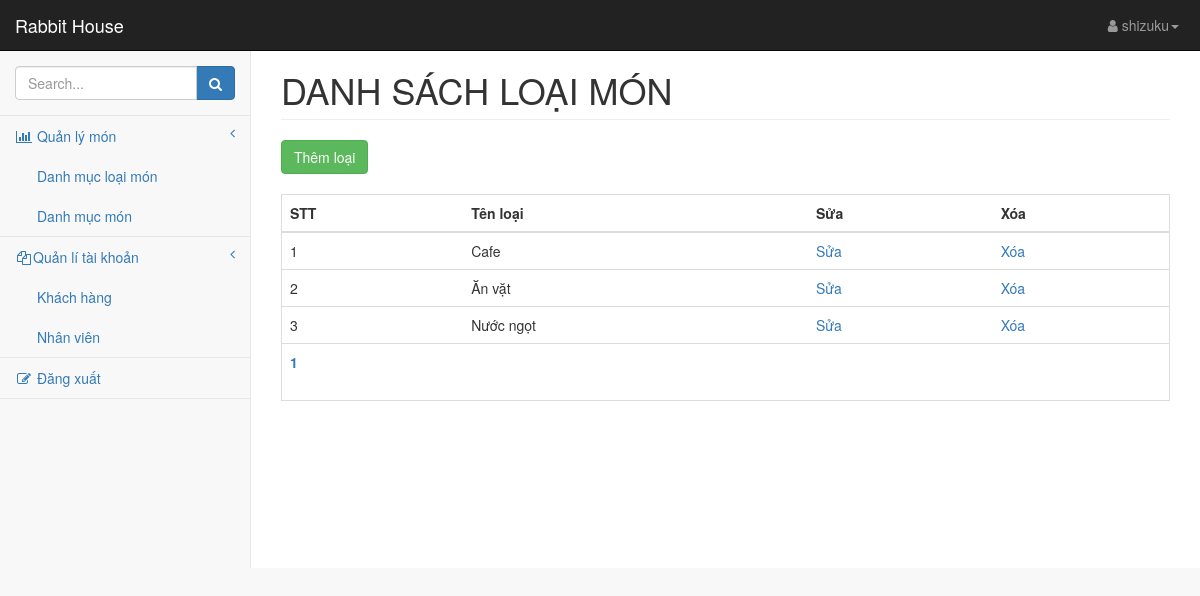
Page /Admin/list_loai.php (signed in) on the committed database.
### tables this page shows
CREATE TABLE `tblloai` (
  `idLoai` int(11) NOT NULL,
  `tenLoai` text NOT NULL
);

### Admin/list_loai.php (the view, shortened to what this page needs)
<?php
	if(isset($_SESSION["username"]))
		$username	=	$_SESSION["username"];
	else
		header("location:login.php");
?>
<!DOCTYPE html>
<html lang="en">
    <head>
        <link href="../css/bootstrap.min.css" rel="stylesheet">
        <link href="../css/metisMenu.min.css" rel="stylesheet">
        <link href="../css/timeline.css" rel="stylesheet">
        <link href="../css/startmin.css" rel="stylesheet">
        <link href="../css/morris.css" rel="stylesheet">
        <link href="../css/font-awesome.min.css" rel="stylesheet" type="text/css">
    </head>
    <body>
        <div id="wrapper">
            <nav class="navbar navbar-inverse navbar-fixed-top" role="navigation">
                <div class="navbar-header">
                    <a class="navbar-brand" href="blank.php">Rabbit House</a>
                </div>
                <ul class="nav navbar-right navbar-top-links">
                    <li class="dropdown">
                        <a class="dropdown-toggle" data-toggle="dropdown" href="#">
                            <i class="fa fa-user fa-fw"></i><?=$username?></$username?><b class="caret"></b>
                        </a>
                    </li>
                </ul>
              <?php
					include"../include/left_admin.php";
				?>
            </nav>
            <div id="page-wrapper">
                <div class="container-fluid">
                    <div class="row">
                        <div class="col-lg-12">
                            <h1 class="page-header">DANH SÁCH LOẠI MÓN</h1>
							<button type="button" class="btn btn-success" style="margin-bottom: 20px" onClick="javascript:window.location.href='insert_loai.php'">Thêm loại</button>
                        </div>
                    </div>
                                   <div class="table-responsive table-bordered">
                                        <table class="table">
                                            <thead>
                                                <tr>
                                                    <th>STT</th>
                                                    <th>Tên loại</th>
                                                    <th>Sửa</th>
                                                    <th>Xóa </th>
                                                </tr>
                                            </thead>
                                            <tbody
												<?php
													include("../include/connect.inc");
													$sql		=	"select * from tblloai";
												   	$rs 		=	mysqli_query($conn, $sql);
												    $count		=	mysqli_num_rows($rs);
												    $pageSize = 5;
												   	$pos 		=	(!isset($_GET["page"]))?0:($_GET["page"] -1)*$pageSize;
												    $sql		=	"select * from tblloai limit $pos, $pageSize";
												   	$rs 		=	mysqli_query($conn, $sql);
												   	$i			=	1;
												  while($row=mysqli_fetch_array($rs)){
													echo" <tr>
														<td>$i</td>
														<td>".$row["tenLoai"]."</td>
														<td><a href='edit_loai.php?id=".$row["idLoai"]."'>Sửa</a></td>
														<td><a href='javascript:del_confirm(\"del_loai.php?id=".$row["idLoai"]."\")'>Xóa</a></td>
														</tr>";
												   $i++;
												  }
												?>
                                                <tr>
                                                    <th colspan="4">
													 <?php
														for($i=1; $i<=ceil($count/$pageSize);$i++)
															echo "<a href='list_loai.php?page=$i'>".$i."</a>&nbsp&nbsp";
													?>
											</th>
                                                </tr>
                                            </tbody>
                                        </table>
                                    </div>
                </div>
            </div>
        </div>
    </body>
</html>

### css/startmin.css (style rules this page uses)
body { background-color: #f8f8f8; }
#wrapper { width: 100%; }
#page-wrapper { padding-top: 30px; min-height: 568px; background-color: #fff; }
@media (min-width:768px) { #page-wrapper { position: inherit; margin-left: 250px; padding: 30px 15px 0 15px; border-left: 1px solid #e7e7e7; } }
.navbar-header { float: left; }
.navbar-right { text-align: right; }
.navbar-top-links { margin: 0; }
.navbar-top-links li { display: inline-block; }
.navbar-top-links li:last-child { margin-right: 6px; }
.navbar-top-links li a { padding: 15px; min-height: 50px; }
.navbar-top-links>li>a { color: #999; }

### rows in the picture
tblloai: tenLoai "Cafe"
tblloai: tenLoai "Ăn vặt"
tblloai: tenLoai "Nước ngọt"

### other values in the picture
$username "shizuku"
